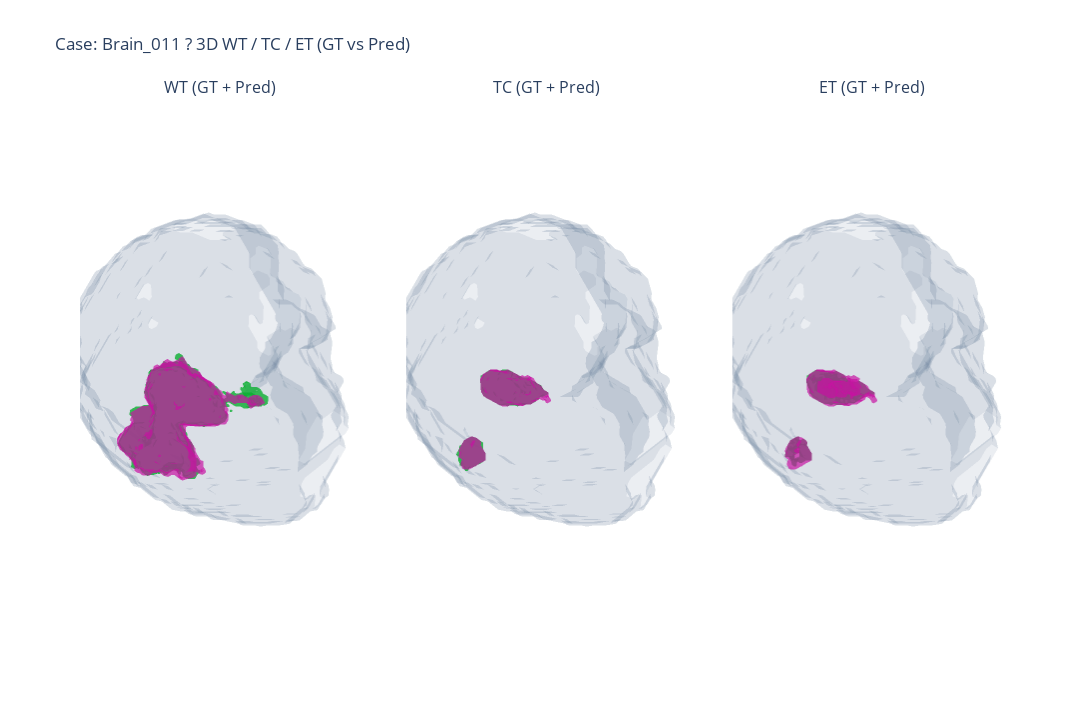

Write notebook code for a chart like this one.
### Code cell
# Render figure
fig = build_figure(
    gt_seg, pred_seg,
    spacing=spacing,
    sample_step=SAMPLE_STEP,
    margin=BBOX_MARGIN,
    brain_mask=brain_mask,
    show_axes=SHOW_AXES,
)
fig.show()

### Figure 1 — Plotly figure (JSON) as saved in the notebook; plotly's stock layout.template omitted (floating-point values rounded to 4 significant figures; data arrays with more than 128 entries replaced by an {"elided": "..."} marker saying what was removed)
{"data": [{"color": "#97b0cf", "flatshading": true, "i": {"elided": "13708 int values"}, "j": {"elided": "13708 int values"}, "k": {"elided": "13708 int values"}, "name": "Brain", "opacity": 0.15, "scene": "scene", "showscale": false, "type": "mesh3d", "x": {"elided": "6945 float values"}, "y": {"elided": "6945 float values"}, "z": {"elided": "6945 float values"}}, {"color": "#0CDA3C", "flatshading": true, "i": {"elided": "8814 int values"}, "j": {"elided": "8814 int values"}, "k": {"elided": "8814 int values"}, "name": "GT WT", "opacity": 0.55, "scene": "scene", "showscale": false, "type": "mesh3d", "x": {"elided": "4385 float values"}, "y": {"elided": "4385 float values"}, "z": {"elided": "4385 float values"}}, {"color": "#F916CB", "flatshading": true, "i": {"elided": "8342 int values"}, "j": {"elided": "8342 int values"}, "k": {"elided": "8342 int values"}, "name": "Pred WT", "opacity": 0.45, "scene": "scene", "showscale": false, "type": "mesh3d", "x": {"elided": "4169 float values"}, "y": {"elided": "4169 float values"}, "z": {"elided": "4169 float values"}}, {"color": "#97b0cf", "flatshading": true, "i": {"elided": "13708 int values"}, "j": {"elided": "13708 int values"}, "k": {"elided": "13708 int values"}, "name": "Brain", "opacity": 0.15, "scene": "scene2", "showscale": false, "type": "mesh3d", "x": {"elided": "6945 float values"}, "y": {"elided": "6945 float values"}, "z": {"elided": "6945 float values"}}, {"color": "#0CDA3C", "flatshading": true, "i": {"elided": "2518 int values"}, "j": {"elided": "2518 int values"}, "k": {"elided": "2518 int values"}, "name": "GT TC", "opacity": 0.55, "scene": "scene2", "showscale": false, "type": "mesh3d", "x": {"elided": "1261 float values"}, "y": {"elided": "1261 float values"}, "z": {"elided": "1261 float values"}}, {"color": "#F916CB", "flatshading": true, "i": {"elided": "2504 int values"}, "j": {"elided": "2504 int values"}, "k": {"elided": "2504 int values"}, "name": "Pred TC", "opacity": 0.45, "scene": "scene2", "showscale": false, "type": "mesh3d", "x": {"elided": "1252 float values"}, "y": {"elided": "1252 float values"}, "z": {"elided": "1252 float values"}}, {"color": "#97b0cf", "flatshading": true, "i": {"elided": "13708 int values"}, "j": {"elided": "13708 int values"}, "k": {"elided": "13708 int values"}, "name": "Brain", "opacity": 0.15, "scene": "scene3", "showscale": false, "type": "mesh3d", "x": {"elided": "6945 float values"}, "y": {"elided": "6945 float values"}, "z": {"elided": "6945 float values"}}, {"color": "#0CDA3C", "flatshading": true, "i": {"elided": "3424 int values"}, "j": {"elided": "3424 int values"}, "k": {"elided": "3424 int values"}, "name": "GT ET", "opacity": 0.55, "scene": "scene3", "showscale": false, "type": "mesh3d", "x": {"elided": "1626 float values"}, "y": {"elided": "1626 float values"}, "z": {"elided": "1626 float values"}}, {"color": "#F916CB", "flatshading": true, "i": {"elided": "3266 int values"}, "j": {"elided": "3266 int values"}, "k": {"elided": "3266 int values"}, "name": "Pred ET", "opacity": 0.45, "scene": "scene3", "showscale": false, "type": "mesh3d", "x": {"elided": "1625 float values"}, "y": {"elided": "1625 float values"}, "z": {"elided": "1625 float values"}}], "layout": {"annotations": [{"font": {"size": 16}, "showarrow": false, "text": "WT (GT + Pred)", "x": 0.15, "xanchor": "center", "xref": "paper", "y": 1, "yanchor": "bottom", "yref": "paper"}, {"font": {"size": 16}, "showarrow": false, "text": "TC (GT + Pred)", "x": 0.5, "xanchor": "center", "xref": "paper", "y": 1, "yanchor": "bottom", "yref": "paper"}, {"font": {"size": 16}, "showarrow": false, "text": "ET (GT + Pred)", "x": 0.85, "xanchor": "center", "xref": "paper", "y": 1, "yanchor": "bottom", "yref": "paper"}], "height": 720, "legend": {"orientation": "h", "x": 0.5, "xanchor": "center", "y": 0.02, "yanchor": "bottom"}, "scene": {"aspectmode": "data", "bgcolor": "white", "domain": {"x": [0, 0.3], "y": [0, 1]}, "dragmode": "turntable", "xaxis": {"showgrid": false, "showticklabels": false, "title": {"text": ""}, "visible": false, "zeroline": false}, "yaxis": {"showgrid": false, "showticklabels": false, "title": {"text": ""}, "visible": false, "zeroline": false}, "zaxis": {"showgrid": false, "showticklabels": false, "title": {"text": ""}, "visible": false, "zeroline": false}}, "scene2": {"aspectmode": "data", "bgcolor": "white", "domain": {"x": [0.35, 0.65], "y": [0, 1]}, "dragmode": "turntable", "xaxis": {"showgrid": false, "showticklabels": false, "title": {"text": ""}, "visible": false, "zeroline": false}, "yaxis": {"showgrid": false, "showticklabels": false, "title": {"text": ""}, "visible": false, "zeroline": false}, "zaxis": {"showgrid": false, "showticklabels": false, "title": {"text": ""}, "visible": false, "zeroline": false}}, "scene3": {"aspectmode": "data", "bgcolor": "white", "domain": {"x": [0.7, 1], "y": [0, 1]}, "dragmode": "turntable", "xaxis": {"showgrid": false, "showticklabels": false, "title": {"text": ""}, "visible": false, "zeroline": false}, "yaxis": {"showgrid": false, "showticklabels": false, "title": {"text": ""}, "visible": false, "zeroline": false}, "zaxis": {"showgrid": false, "showticklabels": false, "title": {"text": ""}, "visible": false, "zeroline": false}}, "title": {"text": "Case: Brain_011 ? 3D WT / TC / ET (GT vs Pred)"}, "width": 1600}}
